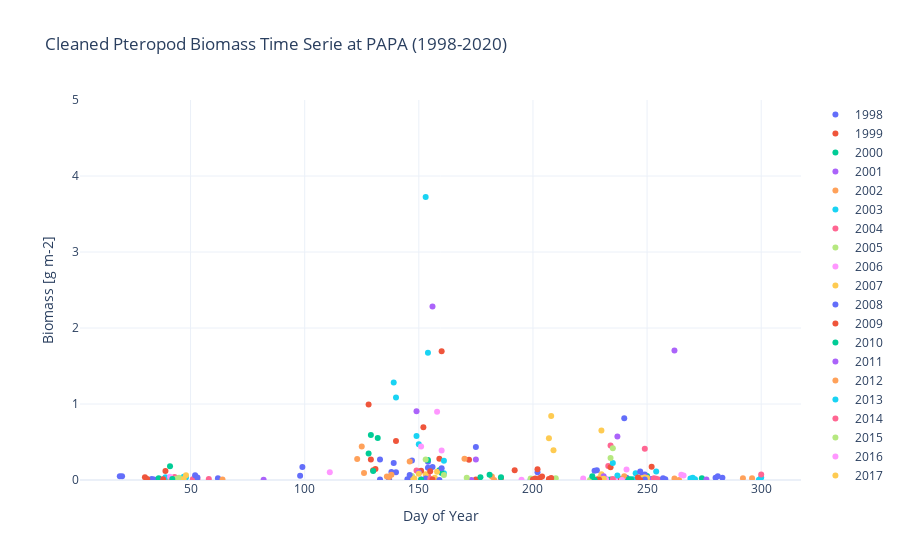

Notebook source saved alongside this figure:
### Code cell
# Spatial and vertical mean
mean_timeseries = ds_pter_2deg.mean(dim=["is_day","latitude", "longitude", "depth"], skipna=True)

# assign day coordinate
# Extract MM-DD 
mmdd = pd.to_datetime(mean_timeseries.time.values).strftime('%m-%d')
# transform MM-DD in indice of day in year (1->365) avoiding leap year discordance 
day_noleap = pd.Series(mmdd).map(mmdd_to_day).values
# add coord day
mean_timeseries = mean_timeseries.assign_coords(day=("time", day_noleap))

# Plot
# Group by year
years = pd.DatetimeIndex(mean_timeseries.time.values).year.unique()

fig = go.Figure()
# Plot one color per year
for year in years:
    yearly_data = mean_timeseries.sel(time=str(year))
    fig.add_trace(go.Scatter(
        x=yearly_data['day'],
        y=yearly_data.values,
        mode='markers',
        name=str(year),
        showlegend=True 
    ))

fig.update_layout(
    title='Cleaned Pteropod Biomass Time Serie at PAPA (1998-2020)',
    xaxis_title='Day of Year',
    yaxis=dict(
        #type='log',
        title='Biomass [g m-2]',
        range=[0, 5],
    ),
    template='plotly_white'
)


fig.show()

### Figure 1 — Plotly figure (JSON) as saved in the notebook; plotly's stock layout.template omitted (floating-point values rounded to 4 significant figures)
{"data": [{"mode": "markers", "name": "1998", "showlegend": true, "type": "scatter", "x": [19, 20, 52, 54, 55, 58, 59, 62, 98, 99, 133, 137, 138, 139, 140, 147, 154, 156, 159, 160, 164, 166, 168, 169, 174, 175, 184, 185, 186, 187, 188, 189, 190, 199, 202, 204, 239, 240, 241, 242, 244, 248, 280, 281, 283, 286, 287], "y": [0.04878, 0.04809, 0.01612, NaN, NaN, NaN, NaN, 0.02339, 0.05729, 0.1719, 0.2712, 0.01657, 0.1056, 0.2236, 0.1033, 0.2555, 0.2387, 0.171, NaN, NaN, NaN, NaN, NaN, NaN, NaN, 0.4336, NaN, NaN, NaN, NaN, NaN, NaN, NaN, 0.006357, 0.1011, NaN, 0.01608, 0.8124, 0.03019, NaN, NaN, NaN, 0.03018, 0.04918, 0.03072, NaN, NaN]}, {"mode": "markers", "name": "1999", "showlegend": true, "type": "scatter", "x": [49, 51, 52, 128, 129, 130, 131, 140, 144, 145, 169, 170, 171, 172, 175, 186, 189, 190, 191, 192, 193, 194, 238, 239, 241, 242, 245, 247, 248, 249, 250, 270, 286], "y": [NaN, NaN, NaN, 0.9936, 0.2698, 0.1281, 0.1432, 0.5142, NaN, NaN, NaN, NaN, NaN, 0.2663, 0.008223, 0.02701, NaN, NaN, NaN, NaN, NaN, NaN, 0.004413, 0.0, NaN, NaN, NaN, NaN, NaN, NaN, NaN, 0.002443, NaN]}, {"mode": "markers", "name": "2000", "showlegend": true, "type": "scatter", "x": [46, 128, 129, 130, 132, 154, 156, 157, 160, 169, 170, 171, 185, 186, 187, 188, 189, 193, 194, 215, 216, 217, 218, 219, 222, 250, 251, 253, 254, 257, 258, 269, 270, 271, 272, 274, 275], "y": [NaN, 0.3502, 0.5925, 0.1174, 0.5522, 0.2624, NaN, NaN, NaN, NaN, NaN, NaN, NaN, NaN, NaN, NaN, NaN, NaN, NaN, NaN, NaN, NaN, NaN, NaN, NaN, 0.05261, 0.0, NaN, NaN, NaN, NaN, NaN, NaN, NaN, NaN, 0.02433, 0.0]}, {"mode": "markers", "name": "2001", "showlegend": true, "type": "scatter", "x": [40, 42, 43, 47, 48, 50, 82, 151, 153, 154, 155, 156, 157, 158, 159, 160, 161, 162, 163, 167, 172, 173, 174, 175, 185, 187, 237, 241, 262, 265, 266, 268, 269, 270, 271, 273, 276], "y": [0.007267, NaN, NaN, NaN, NaN, NaN, 0.003967, 0.007221, NaN, NaN, NaN, NaN, NaN, NaN, NaN, NaN, NaN, NaN, NaN, NaN, NaN, 0.0, NaN, 0.2691, NaN, NaN, 0.5733, NaN, 1.705, NaN, NaN, NaN, NaN, NaN, NaN, NaN, 0.006508]}, {"mode": "markers", "name": "2002", "showlegend": true, "type": "scatter", "x": [38, 42, 44, 45, 46, 47, 64, 123, 125, 126, 170, 177, 182, 183, 184, 185, 186, 200, 203, 204, 205, 230, 239, 240, 241, 242, 246, 249, 251, 262, 264, 292, 296], "y": [0.0, NaN, NaN, NaN, NaN, NaN, 0.006778, 0.2772, 0.4401, 0.09056, 0.2793, NaN, 0.04543, 0.0, NaN, NaN, NaN, NaN, NaN, NaN, NaN, 0.05713, 0.01102, 0.04802, NaN, NaN, NaN, NaN, NaN, 0.01838, 0.0, 0.02427, 0.02251]}, {"mode": "markers", "name": "2003", "showlegend": true, "type": "scatter", "x": [43, 45, 46, 47, 48, 52, 139, 140, 149, 150, 151, 152, 154, 159, 160, 161, 162, 244, 245, 246, 247, 249, 250, 269, 270, 271, 299, 300], "y": [NaN, NaN, NaN, 0.04201, 0.03402, 0.02658, 1.282, 1.085, 0.5775, 0.4696, NaN, NaN, NaN, NaN, NaN, 0.08745, NaN, 0.008529, 0.08833, NaN, NaN, NaN, NaN, 0.01836, 0.02946, 0.008594, 0.002911, 0.0318]}, {"mode": "markers", "name": "2004", "showlegend": true, "type": "scatter", "x": [51, 52, 53, 55, 58, 149, 150, 154, 155, 157, 158, 165, 233, 234, 235, 236, 238, 248, 249, 300], "y": [0.0102, NaN, NaN, NaN, 0.01328, 0.1265, 0.09495, 0.05935, NaN, NaN, NaN, NaN, 0.1843, 0.4552, NaN, NaN, NaN, 0.0332, 0.4123, 0.07254]}, {"mode": "markers", "name": "2005", "showlegend": true, "type": "scatter", "x": [44, 45, 46, 47, 49, 50, 53, 54, 71, 72, 147, 148, 154, 157, 158, 166, 210, 225, 230, 231, 232, 233, 234, 235, 239, 240, 251, 252], "y": [0.009285, 0.02922, NaN, NaN, NaN, NaN, NaN, NaN, NaN, NaN, 0.05209, 0.01699, 0.01222, NaN, NaN, NaN, 0.02288, 0.0, 0.01527, 0.002138, NaN, NaN, NaN, NaN, NaN, NaN, 0.01109, 0.007941]}, {"mode": "markers", "name": "2006", "showlegend": true, "type": "scatter", "x": [37, 40, 41, 44, 111, 195, 198, 236, 239, 265, 266, 267, 269, 271, 274, 275, 277], "y": [0.01305, NaN, NaN, NaN, 0.1031, 0.003361, NaN, 0.002602, 0.0, 0.06982, 0.05843, NaN, NaN, NaN, NaN, NaN, NaN]}, {"mode": "markers", "name": "2007", "showlegend": true, "type": "scatter", "x": [41, 42, 43, 46, 47, 49, 146, 153, 154, 155, 158, 172, 178, 179, 185, 186, 187, 188, 189, 229, 230, 231, 233, 234, 249, 250], "y": [0.01407, NaN, NaN, NaN, NaN, NaN, 0.008901, 0.07592, NaN, NaN, NaN, NaN, NaN, NaN, NaN, NaN, NaN, NaN, NaN, 0.02165, 0.07535, NaN, NaN, NaN, 0.003865, 0.0218]}, {"mode": "markers", "name": "2008", "showlegend": true, "type": "scatter", "x": [33, 34, 35, 37, 41, 145, 146, 153, 154, 155, 157, 159, 185, 186, 188, 190, 227, 228, 229, 231, 233, 247, 248, 249, 290], "y": [0.01182, 0.00631, NaN, NaN, NaN, 0.00871, 0.06727, 0.01966, 0.1605, NaN, NaN, NaN, NaN, NaN, NaN, NaN, 0.1207, 0.1269, NaN, NaN, NaN, 0.1104, 0.0665, 0.07177, NaN]}, {"mode": "markers", "name": "2009", "showlegend": true, "type": "scatter", "x": [30, 31, 33, 36, 151, 152, 159, 160, 161, 162, 165, 192, 193, 194, 195, 234, 235, 238, 239, 243, 252, 253], "y": [0.03767, 0.01182, NaN, NaN, 0.1223, 0.6933, 0.2807, 1.694, NaN, NaN, NaN, 0.128, NaN, NaN, NaN, 0.1664, NaN, NaN, NaN, NaN, 0.1728, 0.01125]}, {"mode": "markers", "name": "2010", "showlegend": true, "type": "scatter", "x": [36, 37, 39, 151, 159, 160, 161, 162, 165, 204, 205, 207, 209, 233, 234, 235, 237, 238, 251, 252, 253], "y": [0.02434, NaN, NaN, 0.005776, 0.1286, 0.09261, NaN, NaN, NaN, NaN, NaN, NaN, NaN, 0.004143, 0.005772, NaN, NaN, NaN, 0.0, 0.01174, 0.0]}, {"mode": "markers", "name": "2011", "showlegend": true, "type": "scatter", "x": [41, 42, 43, 45, 47, 149, 150, 156, 157, 159, 160, 164, 231, 232, 234, 235, 238, 249, 250, 251], "y": [0.0, 0.009893, NaN, NaN, NaN, 0.904, 0.09838, 2.284, 0.002224, NaN, NaN, NaN, 0.04965, 0.01036, NaN, NaN, NaN, 0.0411, 0.01144, 0.01762]}, {"mode": "markers", "name": "2012", "showlegend": true, "type": "scatter", "x": [41, 42, 43, 46, 47, 136, 137, 138, 146, 150, 154, 230, 232, 236, 247, 248, 249], "y": [0.0, 0.0, NaN, NaN, NaN, 0.0475, 0.04019, 0.06861, 0.2449, NaN, NaN, 0.01603, NaN, NaN, 0.021, 0.0, 0.00765]}, {"mode": "markers", "name": "2013", "showlegend": true, "type": "scatter", "x": [38, 39, 40, 44, 45, 153, 154, 161, 162, 163, 165, 169, 235, 237, 238, 240, 242, 254], "y": [0.007757, 0.03756, NaN, NaN, NaN, 3.724, 1.673, 0.2535, NaN, NaN, NaN, NaN, 0.2251, 0.06001, NaN, NaN, NaN, 0.1135]}, {"mode": "markers", "name": "2014", "showlegend": true, "type": "scatter", "x": [43, 53, 155, 164, 166, 168, 235, 237, 238, 253, 254, 255], "y": [0.03824, 0.01438, 0.0149, NaN, NaN, NaN, 0.01155, NaN, NaN, 0.022, 0.01753, 0.00504]}, {"mode": "markers", "name": "2015", "showlegend": true, "type": "scatter", "x": [43, 44, 46, 47, 50, 153, 161, 163, 164, 168, 171, 191, 192, 193, 194, 195, 196, 197, 199, 234, 235, 236, 238, 240, 250, 292], "y": [0.004355, 0.01967, NaN, NaN, NaN, 0.2686, 0.06705, NaN, NaN, NaN, 0.02801, NaN, NaN, NaN, NaN, NaN, NaN, NaN, 0.01908, 0.291, 0.4187, NaN, NaN, NaN, NaN, NaN]}, {"mode": "markers", "name": "2016", "showlegend": true, "type": "scatter", "x": [41, 43, 47, 49, 151, 152, 158, 160, 161, 162, 165, 218, 219, 222, 232, 234, 235, 238, 241, 251], "y": [0.04222, NaN, NaN, NaN, 0.4411, NaN, 0.8993, 0.3892, NaN, NaN, NaN, NaN, NaN, 0.02053, 0.005837, NaN, NaN, NaN, 0.1367, NaN]}, {"mode": "markers", "name": "2017", "showlegend": true, "type": "scatter", "x": [40, 43, 46, 47, 48, 148, 150, 157, 158, 160, 161, 164, 203, 204, 205, 206, 207, 208, 209, 230, 231, 233, 236, 238, 248, 249, 250, 251], "y": [NaN, NaN, NaN, 0.01477, 0.06121, 0.02103, 0.0807, 0.03071, 0.1078, NaN, NaN, NaN, NaN, NaN, NaN, NaN, 0.5497, 0.8418, 0.3901, 0.6517, 0.016, NaN, NaN, NaN, 0.02569, 0.033, 0.02668, NaN]}, {"mode": "markers", "name": "2018", "showlegend": true, "type": "scatter", "x": [52, 53, 57, 61, 62, 133, 159, 160, 161, 162, 164, 240, 249, 257, 258, 259, 261, 263, 264, 265], "y": [0.06128, 0.03229, NaN, NaN, NaN, 0.007111, 0.0, 0.1536, NaN, NaN, NaN, NaN, 0.007271, 0.02324, 0.008925, NaN, NaN, NaN, NaN, NaN]}, {"mode": "markers", "name": "2019", "showlegend": true, "type": "scatter", "x": [38, 39, 41, 43, 155, 156, 158, 162, 184, 200, 201, 202, 203, 204, 205, 206, 207, 208, 216, 228, 229, 231, 232, 235, 246, 247], "y": [0.008988, 0.1188, NaN, NaN, 0.1165, 0.00781, NaN, NaN, NaN, 0.005261, 0.0191, 0.1411, 0.02684, 0.04442, NaN, NaN, 0.01346, 0.02489, NaN, 0.006462, 0.004089, NaN, NaN, NaN, 0.03283, 0.0]}, {"mode": "markers", "name": "2020", "showlegend": true, "type": "scatter", "x": [41, 42, 43, 45, 46, 47, 177, 181, 186, 203, 207, 226, 227, 229, 230, 232, 242, 243], "y": [0.1806, 0.01156, NaN, NaN, NaN, NaN, 0.0373, 0.06799, 0.03592, NaN, NaN, 0.05021, 0.0003485, NaN, NaN, NaN, 0.008953, 0.008711]}], "layout": {"title": {"text": "Cleaned Pteropod Biomass Time Serie at PAPA (1998-2020)"}, "xaxis": {"title": {"text": "Day of Year"}}, "yaxis": {"range": [0, 5], "title": {"text": "Biomass [g m-2]"}}}}
